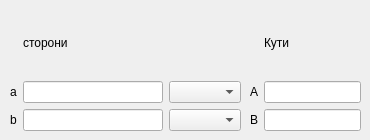
      <widget class="QWidget" name="two_side_two_angle">
       <widget class="QWidget" name="formLayoutWidget_13">
        <property name="geometry">
         <rect>
          <x>10</x>
          <y>10</y>
          <width>231</width>
          <height>121</height>
         </rect>
        </property>
        <layout class="QGridLayout" name="gridLayout_12">
         <item row="0" column="1">
          <widget class="QLabel" name="label_78">
           <property name="text">
            <string>сторони</string>
           </property>
          </widget>
         </item>
         <item row="1" column="0">
          <widget class="QLabel" name="label_79">
           <property name="text">
            <string>a</string>
           </property>
          </widget>
         </item>
         <item row="2" column="1">
          <widget class="QLineEdit" name="lineEdit_49"/>
         </item>
         <item row="2" column="2">
          <widget class="QComboBox" name="comboBox_27"/>
         </item>
         <item row="1" column="1">
          <widget class="QLineEdit" name="lineEdit_50"/>
         </item>
         <item row="2" column="0">
          <widget class="QLabel" name="label_80">
           <property name="text">
            <string>b</string>
           </property>
          </widget>
         </item>
         <item row="1" column="2">
          <widget class="QComboBox" name="comboBox_28"/>
         </item>
        </layout>
       </widget>
       <widget class="QWidget" name="formLayoutWidget_14">
        <property name="geometry">
         <rect>
          <x>250</x>
          <y>10</y>
          <width>111</width>
          <height>121</height>
         </rect>
        </property>
        <layout class="QGridLayout" name="gridLayout_13">
         <item row="2" column="1">
          <widget class="QLineEdit" name="lineEdit_51"/>
         </item>
         <item row="1" column="1">
          <widget class="QLineEdit" name="lineEdit_52"/>
         </item>
         <item row="2" column="0">
          <widget class="QLabel" name="label_83">
           <property name="text">
            <string>B</string>
           </property>
          </widget>
         </item>
         <item row="0" column="1">
          <widget class="QLabel" name="label_81">
           <property name="text">
            <string>Кути</string>
           </property>
          </widget>
         </item>
         <item row="1" column="0">
          <widget class="QLabel" name="label_82">
           <property name="text">
            <string>A</string>
           </property>
          </widget>
         </item>
        </layout>
       </widget>
      </widget>
